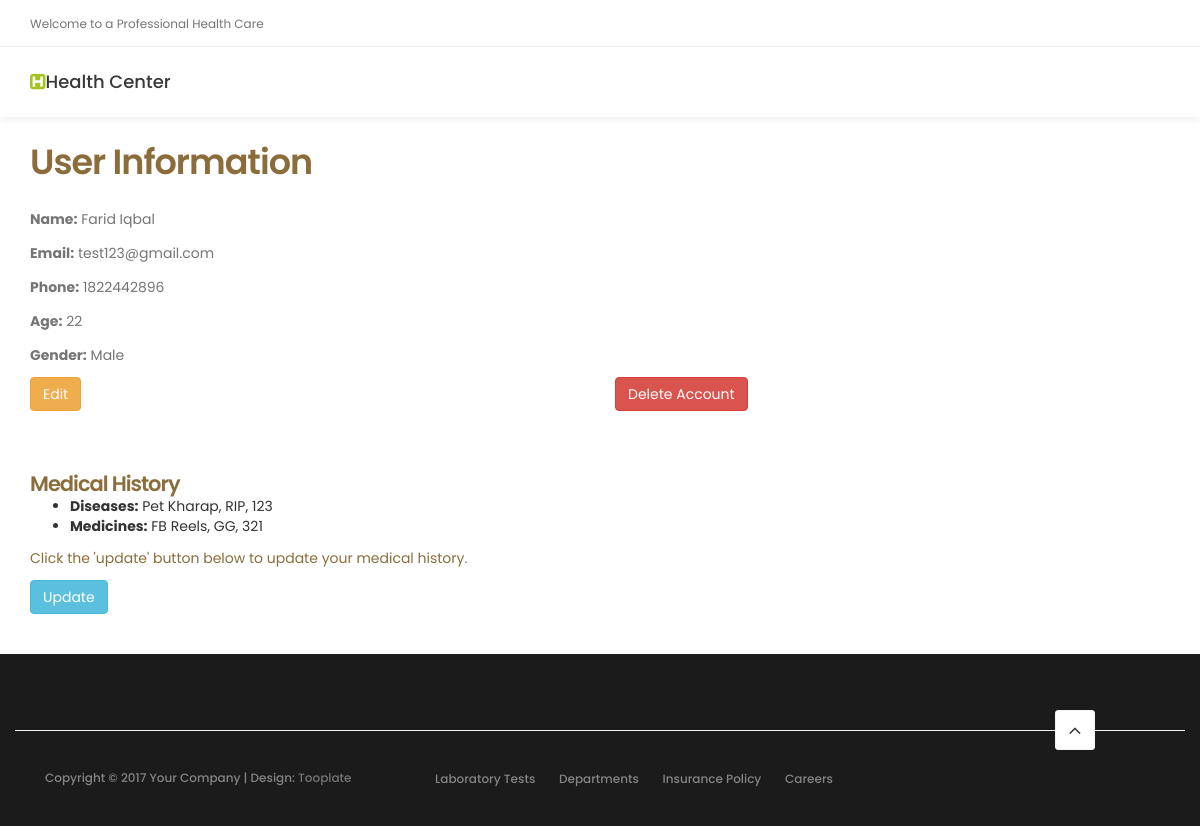
/profile/ (signed in), run on the app's committed database.
### website/models.py (models this page shows, shortened)
class Patient(AbstractUser):
    username = models.CharField(max_length=150, primary_key=True)
    email = models.EmailField(unique=True)
    phone = models.IntegerField(null=True)
    age = models.PositiveIntegerField(null=True)
    name = models.CharField(max_length=100)
    gender = models.CharField(max_length=10)
    evaluated_hospitals = models.ManyToManyField(Hospital, through='PatientHospitalEvaluation', related_name='evaluated_by_patients')

class MedicalHistory(models.Model):
    record_id = models.AutoField(primary_key=True)
    patient = models.ForeignKey(Patient, on_delete=models.CASCADE)
    class Meta:
        unique_together = ['record_id', 'patient']

class Disease(models.Model):
    medical_history = models.ForeignKey(MedicalHistory, on_delete=models.CASCADE)
    disease_name = models.CharField(max_length=100)
    def __str__(self):
        return self.disease_name

class Medicine(models.Model):
    medical_history = models.ForeignKey(MedicalHistory, on_delete=models.CASCADE)
    medicine_name = models.CharField(max_length=100)
    def __str__(self):
        return self.medicine_name

### website/views.py (the view)
# urls.py: path('profile/', views.profile_view, name='profile'),
def profile_view(request):
    user = request.user
    patient = Patient.objects.get(username=user.username)
    medical_history = MedicalHistory.objects.filter(patient=user).first()
    context = {
        'patient': patient,
        'medical_history': medical_history,
    }
    return render(request, 'profile.html', context)

### website/templates/profile.html (shortened to what this page needs)
{% extends 'base.html' %}
{% block content %}
<div class="container mt-4">
  <div class="card border-0 shadow-lg p-4">
    <div class="patient-info mt-3">
      <h2 class="text-warning">User Information</h2>
      <p><strong>Name:</strong> {{ patient.name }}</p>
      <p><strong>Email:</strong> {{ patient.email }}</p>
      <p><strong>Phone:</strong> {{ patient.phone }}</p>
      <p><strong>Age:</strong> {{ patient.age }}</p>
      <p><strong>Gender:</strong> {{ patient.gender }}</p>
    </div>
    <div class="row mt-4">
      <div class="col-md-6">
        <form method="post" action="{% url 'edit' %}" class="card p-3">
          <button type="Submit" class="btn btn-warning">Edit</button>
        </form>
      </div>
      <div class="col-md-6">
        <a href="{% url 'delete_account' %}" class="btn btn-danger">Delete Account</a>
      </div>
    </div>
    <br><br>
    {% if medical_history %}
      <div class="medical-history mt-3">
        <h3 class="text-warning">Medical History</h3>
        <ul>
          {% if medical_history.disease_set.all %}
            <li>
              <strong>Diseases:</strong>
              {{ medical_history.disease_set.all|join:', ' }}
            </li>
          {% endif %}
          {% if medical_history.medicine_set.all %}
            <li>
              <strong>Medicines:</strong>
              {{ medical_history.medicine_set.all|join:', ' }}
            </li>
          {% endif %}
        </ul>
      </div>
    {% else %}
      <div class="no-history mt-3">
        <p>No medical history added. <a href="{% url 'update_medical_history' %}" class="btn btn-warning">Update it</a></p>
      </div>
    {% endif %}
    <div class="mt-4">
      <p class="text-warning">Click the 'update' button below to update your medical history.</p>
      <a href="{% url 'update_medical_history' %}" class="btn btn-info">Update</a>
    </div>
    <br><br>
  </div>
</div>
{% endblock %}

### static/css/tooplate-style.css (style rules this page uses)
body { background: #ffffff; font-family: 'Poppins', sans-serif; overflow-x: hidden; }
h1,h2,h3,h4,h5,h6 { font-weight: 600; line-height: inherit; }
h1,h2,h3,h4 { letter-spacing: -1px; }
h2 { color: #272727; font-size: 3em; padding-bottom: 10px; }
h3 { font-size: 1.8em; line-height: 1.2em; margin-bottom: 0; }
p { color: #757575; font-size: 14px; font-weight: normal; line-height: 24px; }
html { -webkit-font-smoothing: antialiased; }
a { color: #252525; -webkit-transition: 0.5s; transition: 0.5s; text-decoration: none !important; }
@media only screen and (max-width: 1200px) { h2 { font-size: 2.5em; } }
@media only screen and (max-width: 1200px) { h3 { font-size: 1.5em; } }

### website/templates/base.html (style rules this page uses)
body { display: flex; flex-direction: column; min-height: 100vh; margin: 0; }

### data on the page
Patient: name "Farid Iqbal", email "test123@gmail.com", phone "1822442896", age "22", gender "Male"
MedicalHistory: disease_set.all "Pet Kharap, RIP, 123", medicine_set.all "FB Reels, GG, 321"
